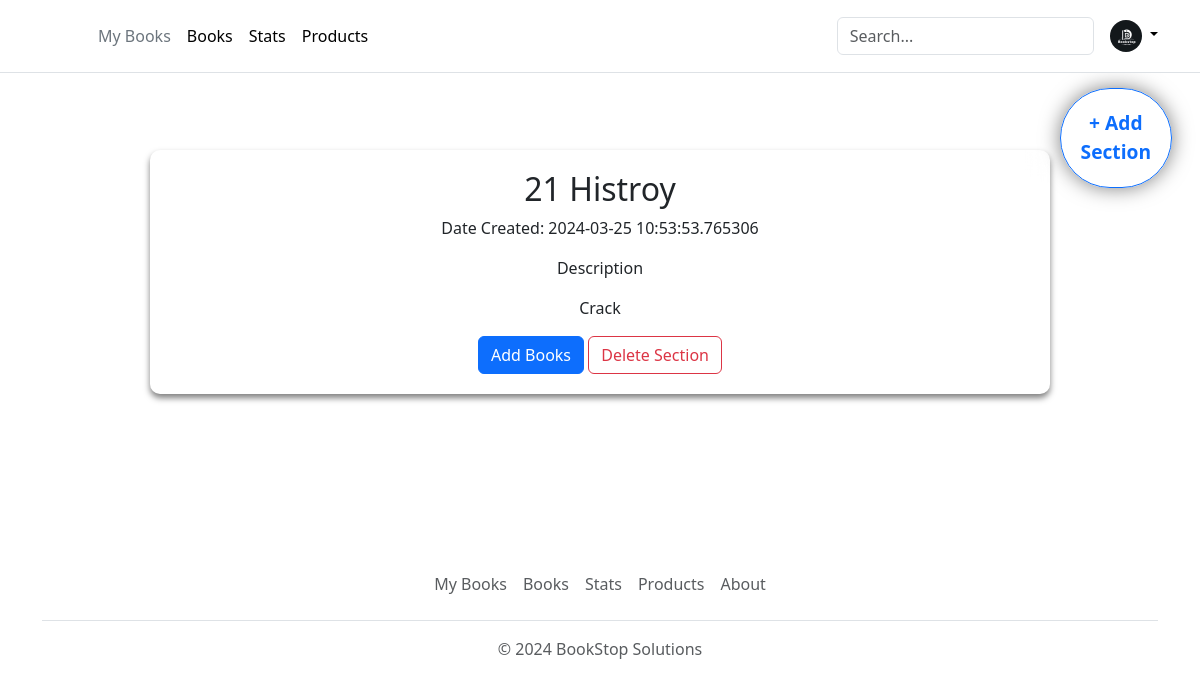
Page /add-section on the earlier database version.
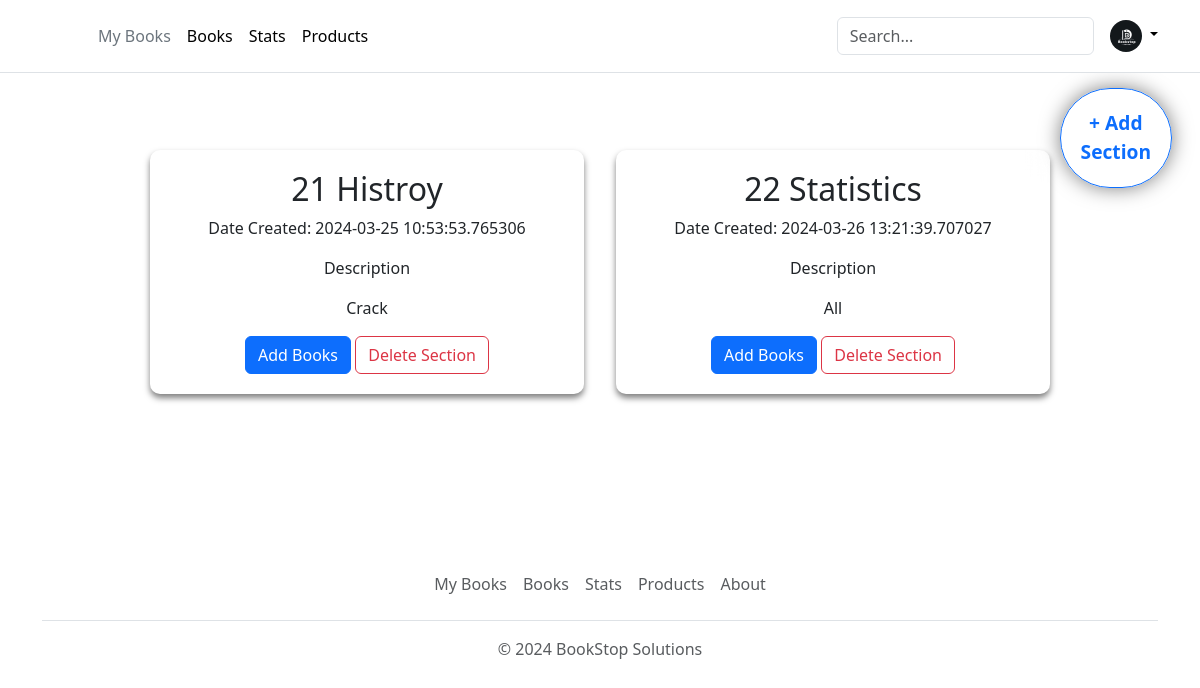
Same page on the later database version.
### app.py (models this page shows)
class Section(db.Model):
    __tablename__ = 'section'
    SectionId = db.Column(db.Integer, autoincrement=True, primary_key=True)
    Title = db.Column(db.String(50), nullable=False)
    CreatedDate = db.Column(db.DateTime, nullable=False, default=datetime.datetime.utcnow)
    Description = db.Column(db.Text, nullable=False)
    ImageLink = db.Column(db.String(255))

### app.py (the view)
@app.route("/add-section", methods = ["GET","POST"])
def addSection():
    if request.method == 'POST':
        data = request.form.to_dict()
        section = Section(Title=data['section'], Description=data['text'])
        db.session.add(section)
        db.session.commit()
        print(data)
        section = Section.query.all()
        return render_template("add-section.html", section = section)
    else:
        section = Section.query.all()
        return render_template("add-section.html", section = section)

### templates/add-section.html (shortened to what this page needs)
<!DOCTYPE html>
<html lang="en">
  <head>
    <link rel="stylesheet" href="/static/add-section.css" />
    {% include 'bootstrap.html' %}
  </head>
  <body>
    <div>
      {% include 'header.html' %}
      <div>
        <button type="button" id="addSection" class="btn btn-outline-primary">
          + Add<br />Section
        </button>
        <div class="main-container">
          {% for sec in section %}
          <div class="section-container" id="{{ sec.SectionId }}">
            <h2>{{ sec.SectionId }} {{ sec.Title }}</h2>
            <p>Date Created: {{ sec.CreatedDate }}</p>
            <div>
              <p>Description</p>
              <p>{{ sec.Description }}</p>
            </div>
            <button
              type="button"
              id="addBook{{ sec.SectionId }}"
              class="btn btn-primary"
            >
              Add Books
            </button>
            <form
              action="{{ url_for('deleteSection', sectionId=sec.SectionId) }}"
              method="post"
              style="display: inline"
            >
              <button type="submit" class="btn btn-outline-danger">
                Delete Section
              </button>
            </form>
          </div>
          {% include 'addBookPopup.html' %}{% endfor %}
        </div>
      </div>
      {% include 'footer.html' %}
    </div>
  </body>
</html>

Differences in the rows shown:
added Section: SectionId "22", Title "Statistics", CreatedDate "2024-03-26 13:21:39.707027", Description "All"
